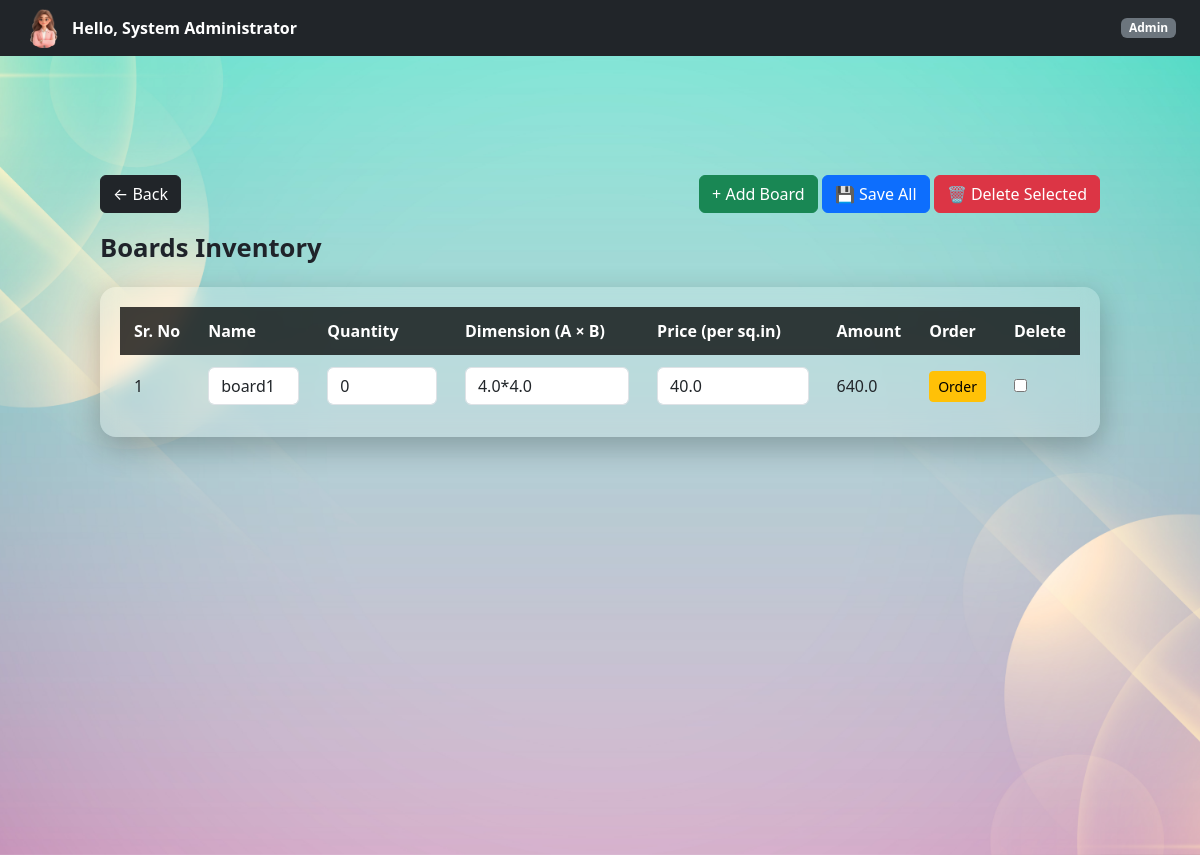
Before: /admin/boards (signed in) with the older database file.
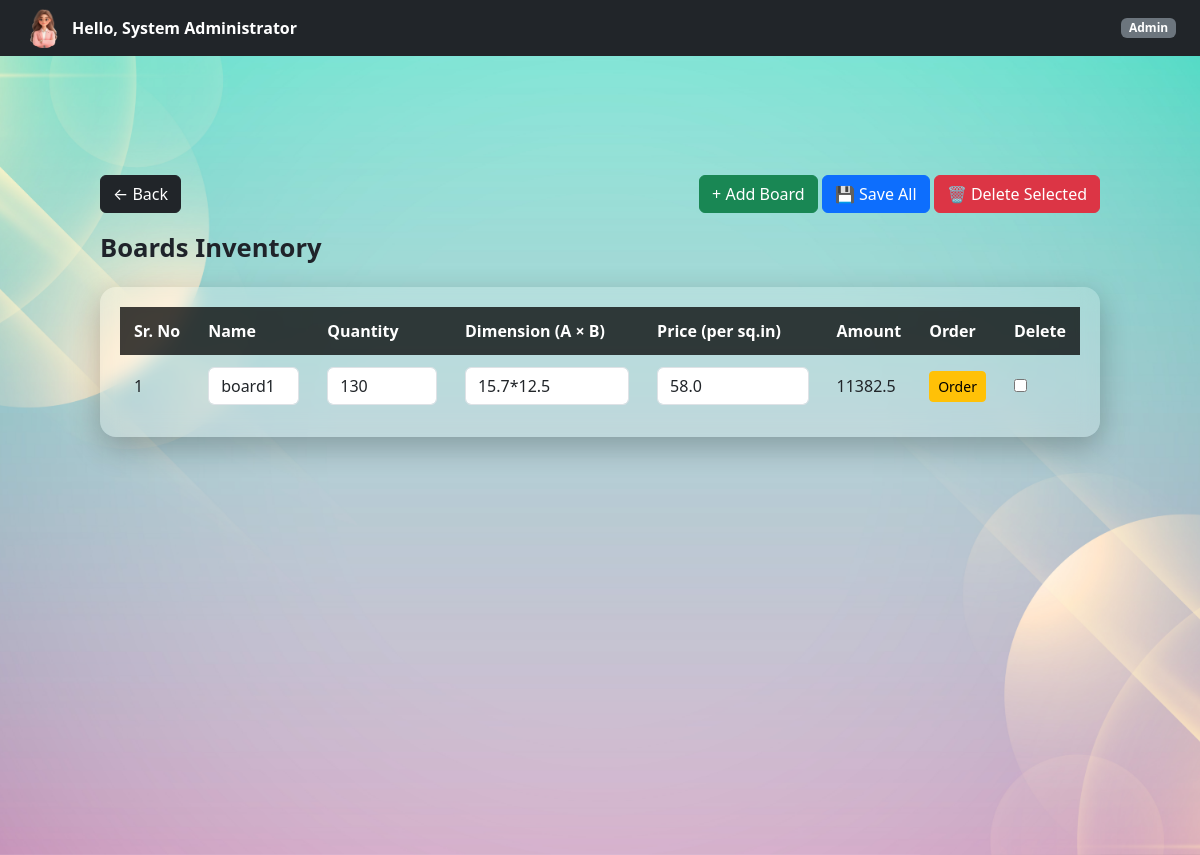
After: the same page with the newer database file.
### controller/models.py (models this page shows)
class Board(db.Model):
    id = db.Column(db.Integer, primary_key=True)
    name = db.Column(db.String(100))
    length = db.Column(db.Float)
    breadth = db.Column(db.Float)
    price = db.Column(db.Float)
    quantity = db.Column(db.Integer, default=0)

### controller/admin.py (the view)
@admin_bp.route("/boards")
@login_required
@role_required("Admin")
def view_boards():
    boards = Board.query.all()
    return render_template("admin/boards.html", boards=boards)

### templates/admin/boards.html (shortened to what this page needs)
{% extends "base.html" %}
{% block page_class %}company-dashboard-bg{% endblock %}
{% block free_content %}
{% include "partials/navbar.html" %}
<div class="dashboard-container">
    <div class="d-flex justify-content-between align-items-center mb-3">
        <a href="{{ url_for('admin.dashboard') }}" class="btn btn-dark">
            ← Back
        </a>
        <div>
            <button class="btn btn-success" onclick="addBoardRow()">+ Add Board</button>
            <button form="boardForm" class="btn btn-primary">
                💾 Save All
            </button>
            <button class="btn btn-danger" onclick="deleteSelectedBoards()">
                🗑 Delete Selected
            </button>
        </div>
    </div>
    <div class="page-title">Boards Inventory</div>
    <form id="boardForm" method="POST" action="{{ url_for('admin.bulk_update_boards') }}">
        <div class="glass-table">
            <table>
                <thead>
                    <tr>
                        <th>Sr. No</th>
                        <th>Name</th>
                        <th>Quantity</th>
                        <th>Dimension (A × B)</th>
                        <th>Price (per sq.in)</th>
                        <th>Amount</th>
                        <th>Order</th>
                        <th>Delete</th>
                    </tr>
                </thead>
                <tbody id="boardTableBody">
                    {% for b in boards %}
                    <tr>
                        <td class="sr-no">{{ loop.index }}</td>
                        <td>
                            <input name="name[]" value="{{ b.name }}" class="form-control">
                        </td>
                        <td>
                            <input
                                name="quantity[]"
                                value="{{ b.quantity }}"
                                class="form-control">
                        </td>
                        <td>
                            <input
                                name="dimension[]"
                                value="{{ b.length }}*{{ b.breadth }}"
                                class="form-control dimension">
                        </td>
                        <td>
                            <input name="price[]" value="{{ b.price }}" class="form-control price">
                        </td>
                        <td class="amount">
                            {{ b.length * b.breadth * b.price }}
                        </td>
                        <td>
                            <button
                                type="button"
                                class="btn btn-warning btn-sm"
                                onclick="orderBoard('{{ b.id }}', '{{ b.name }}', '{{ b.price }}')">
                                Order
                            </button>
                        </td>
                        <td>
                            <input type="checkbox" name="selected_ids[]" value="{{ b.id }}">
                        </td>
                    </tr>
                    {% endfor %}
                </tbody>
            </table>
        </div>
    </form>
</div>
{% endblock %}

Changed rows visible on the page:
changed Board "board1": quantity "0" → "130"; length "4.0*4.0" → "15.7*12.5"; price "40.0" → "58.0"; b.length*b.breadth*b.price "640.0" → "11382.5"
